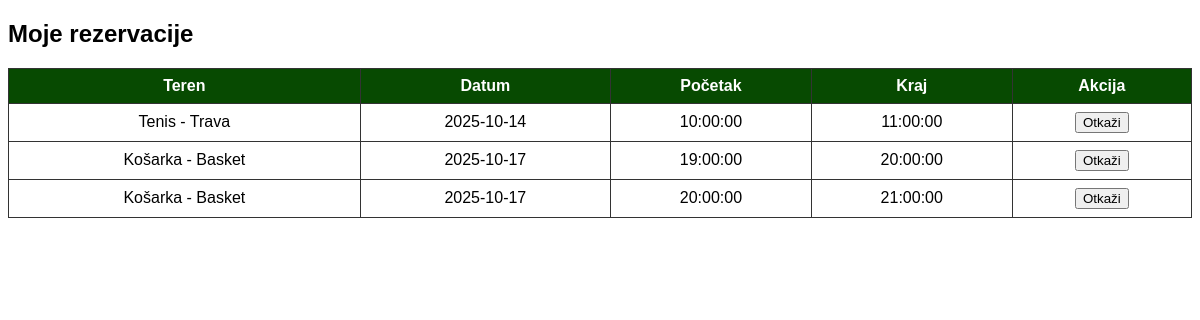
/myres.php (signed in), run on the app's committed database.
### tables this page shows
CREATE TABLE `reservations` (
  `id` int(11) NOT NULL,
  `field_id` int(11) NOT NULL,
  `user_id` int(11) NOT NULL,
  `date` date NOT NULL,
  `start_time` time NOT NULL,
  `end_time` time NOT NULL
);

CREATE TABLE `fields` (
  `id` int(11) NOT NULL,
  `name` varchar(50) NOT NULL,
  `sport_type` varchar(20) NOT NULL,
  `type` varchar(50) NOT NULL
);

### database.php (called while the page is built, shortened)
<?php
class Database {
    private $conn;
    public function __construct($configFile = "config.ini") {
        if ($config = parse_ini_file($configFile)) {
            $host = $config["host"];
            $database = $config["database"];
            $user = $config["user"];
            $password = $config["password"];
            try {
                $this->conn = new PDO("mysql:host=$host;dbname=$database", $user, $password);
                $this->conn->setAttribute(PDO::ATTR_ERRMODE, PDO::ERRMODE_EXCEPTION);
            } catch (PDOException $e) {
                die("Konekcija neuspešna: " . $e->getMessage());
            }
        }
    }
    public function getUserReservations($user_id) {
        $sql = "SELECT r.*, f." . COL_FIELD_NAME . " as name
                FROM reservations r
                JOIN " . TBL_FIELDS . " f ON r.field_id = f.id
                WHERE r.user_id = :user_id
                ORDER BY r.date, r.start_time";
        $st = $this->conn->prepare($sql);
        $st->bindValue(":user_id", $user_id, PDO::PARAM_INT);
        $st->execute();
        return $st->fetchAll(PDO::FETCH_ASSOC);
    }
}
?>

### myres.php (the view, shortened to what this page needs)
<?php
require_once("database.php");
$db = new Database();
$user_id = $_SESSION['user']['id'];
$myReservations = $db->getUserReservations($user_id);
?>
<!DOCTYPE html>
<html>
<head>
    <link rel="stylesheet" href="css/myres.css">
</head>
<body>
    <h2>Moje rezervacije</h2>
    <?php if (empty($myReservations)): ?>
        <p>Nema rezervacija.</p>
    <?php else: ?>
        <table>
            <tr>
                <th>Teren</th>
                <th>Datum</th>
                <th>Početak</th>
                <th>Kraj</th>
                <th>Akcija</th>
            </tr>
            <?php foreach ($myReservations as $r): ?>
                <tr>
                    <td><?= htmlspecialchars($r['name']) ?></td>
                    <td><?= htmlspecialchars($r['date']) ?></td>
                    <td><?= htmlspecialchars($r['start_time']) ?></td>
                    <td><?= htmlspecialchars($r['end_time']) ?></td>
                    <td>
                        <form method="post" style="display:inline;">
                            <button type="submit">Otkaži</button>
                        </form>
                    </td>
                </tr>
            <?php endforeach; ?>
        </table>
    <?php endif; ?>
</body>
</html>

### css/myres.css (style rules this page uses)
body { font-family: sans-serif; }
table { border-collapse: collapse; width: 100%; }
th, td { border: 1px solid #333; padding: 8px; text-align: center; }
th { background: #074a01; color: #fff; }
button { cursor: pointer; }

### data on the page
reservations: field.name "Tenis - Trava", date "2025-10-14", start_time "10:00:00", end_time "11:00:00"
reservations: field.name "Košarka - Basket", date "2025-10-17", start_time "19:00:00", end_time "20:00:00"
reservations: field.name "Košarka - Basket", date "2025-10-17", start_time "20:00:00", end_time "21:00:00"
